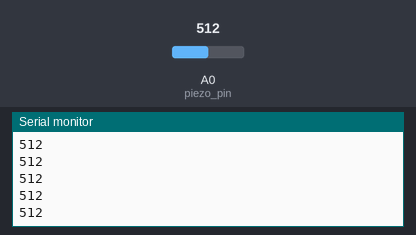
A sketch run on a simulated Arduino Uno, built with avr-gcc and run on an emulated ATmega328P. On the bench: the last lines printed to the serial monitor. The inputs (shaded band) are chosen by the test bench; at power-on: A0 (piezo_pin) = 512.

Above: at 1.2 s.
1.3 s: A0 (piezo_pin) set to 716
At 1.9 s:
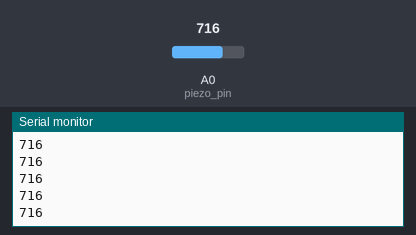
2.8 s: A0 (piezo_pin) set to 900
At 3.9 s:
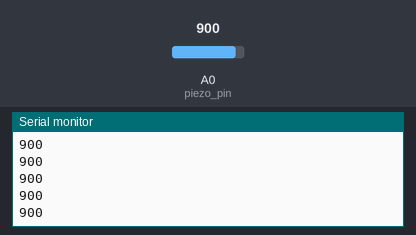
Timing chart, 0 to 5.8 s (numbered marks = the images above; inputs shaded):
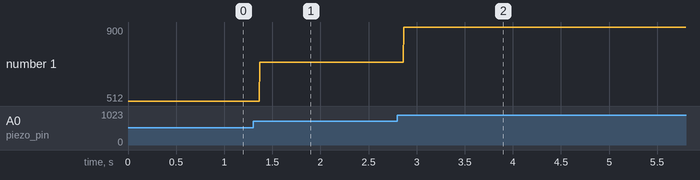

Measured:
- after the input at 1.3 s, the serial monitor: prints a new line after 0.07 s (image 1)
- after the input at 2.8 s, the serial monitor: prints a new line after 0.07 s (image 2)
- plotted number 1: 512 → 716 after the input at 1.3 s, 716 → 900 after the input at 2.8 s

The sketch:

peizo.ino
```cpp
const int piezo_pin = A0;
void setup() {
  Serial.begin(9600);
}

void loop() {
  Serial.println(analogRead(piezo_pin));
  delay(2);
}
```
